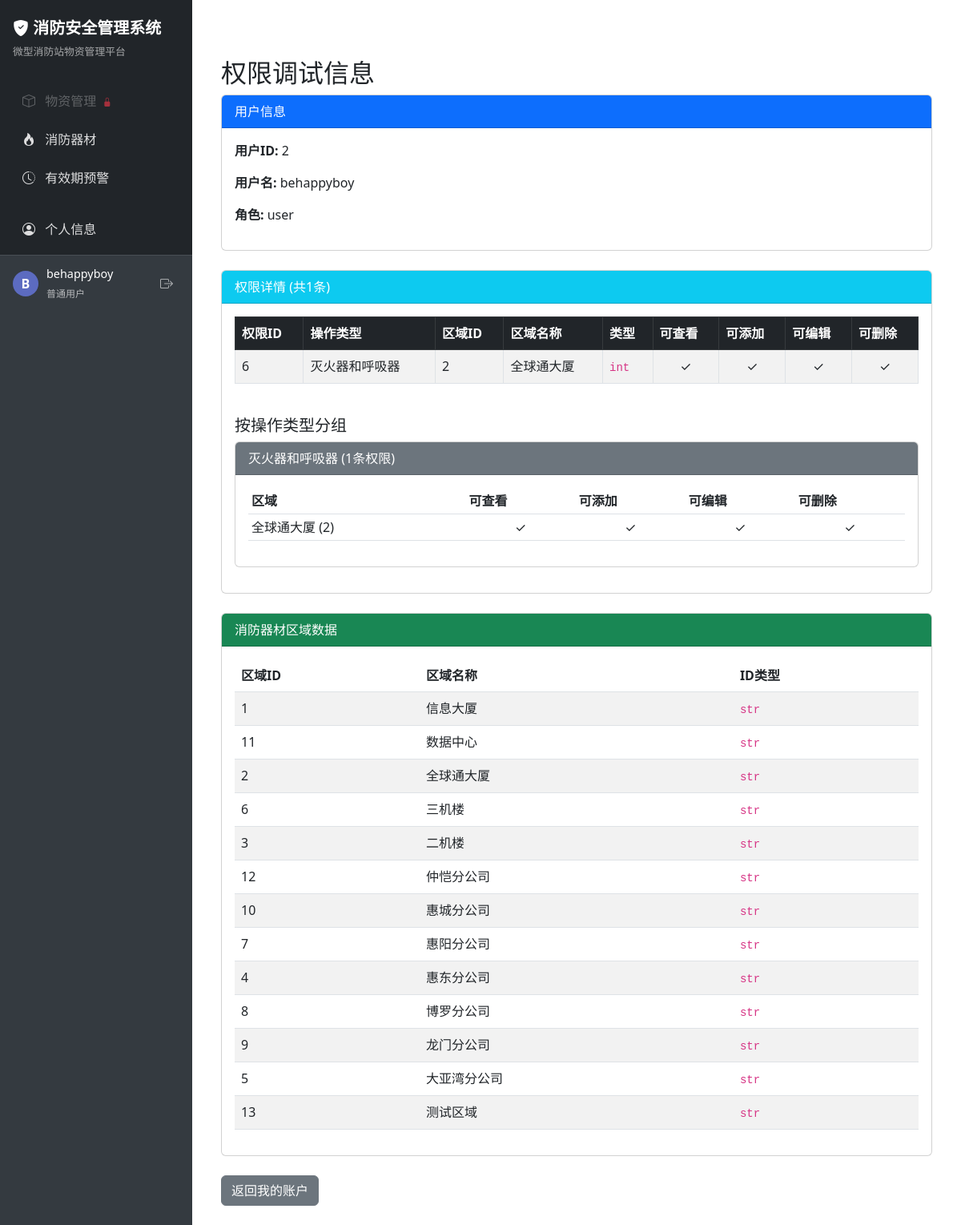
Page /auth/debug-permissions (signed in) on the earlier database version.
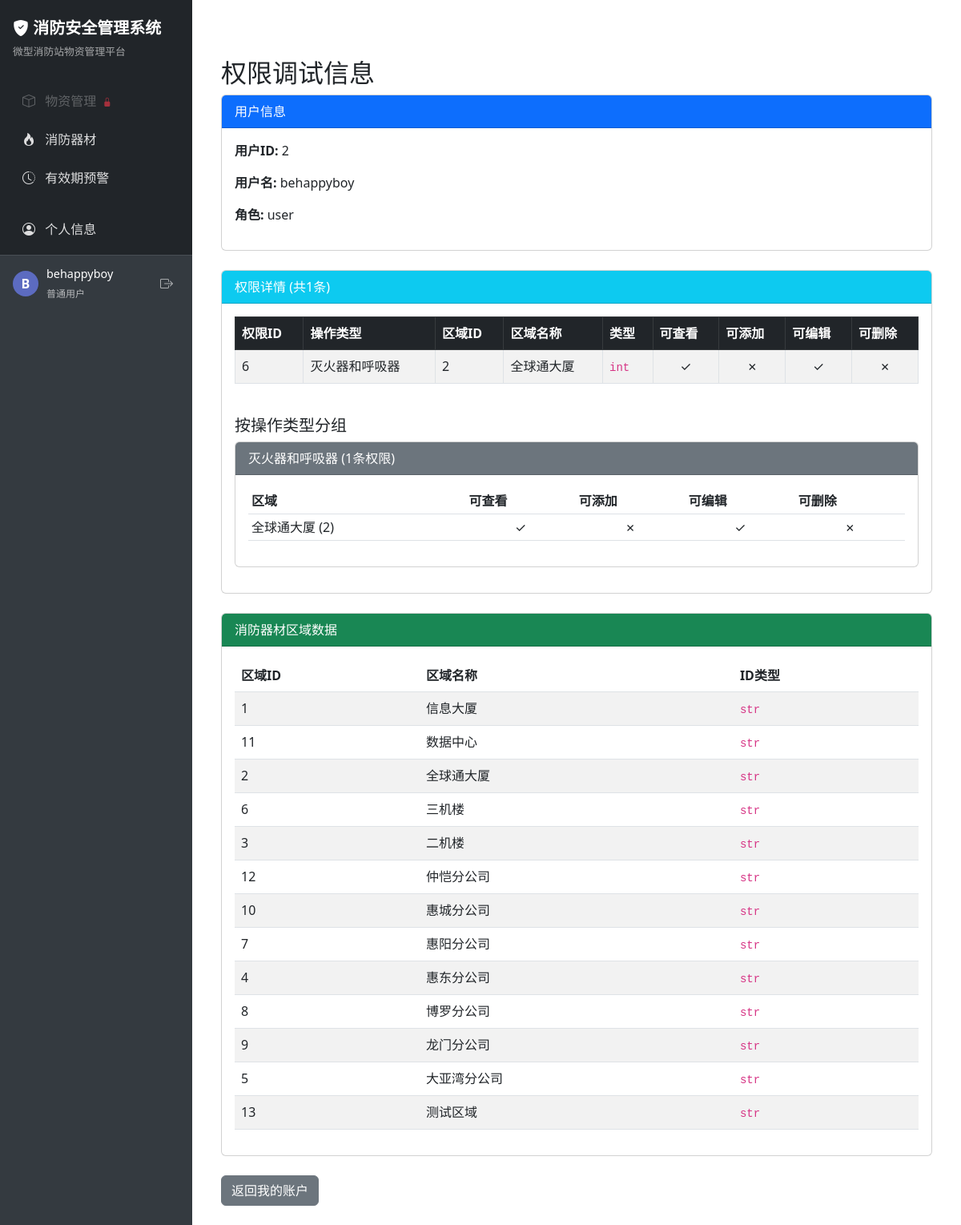
Same page on the later database version.
### app/models/user.py (models this page shows, shortened)
class Permission(db.Model):
    __tablename__ = 'permission'
    id = db.Column(db.Integer, primary_key=True)
    user_id = db.Column(db.Integer, db.ForeignKey('user.id', ondelete='CASCADE'), nullable=False)
    operation_type = db.Column(db.String(50), nullable=False)  # 操作类型：微型消防站、灭火器和呼吸器、应急灯具
    area_id = db.Column(db.String(50), nullable=False)  # 区域ID
    area_name = db.Column(db.String(100))  # 区域名称（冗余字段，方便显示）
    can_view = db.Column(db.Boolean, default=True)  # 是否可查看
    can_add = db.Column(db.Boolean, default=False)  # 是否可添加
    can_edit = db.Column(db.Boolean, default=False)  # 是否可编辑
    can_delete = db.Column(db.Boolean, default=False)  # 是否可删除

### app/routes/auth.py (the view)
@auth_bp.route('/debug-permissions')
@login_required
def debug_permissions():
    try:
        all_permissions = Permission.query.filter_by(user_id=current_user.id).all()
        print(f"调试页面 - 用户: {current_user.username}, ID: {current_user.id}")
        print(f"找到权限数量: {len(all_permissions)}")
        for p in all_permissions:
            print(f"权限 {p.id}: {p.operation_type}, 区域: {p.area_id}, 查看={p.can_view}, 添加={p.can_add}, 编辑={p.can_edit}, 删除={p.can_delete}")
        permissions_by_type = {}
        for perm in all_permissions:
            if perm.operation_type not in permissions_by_type:
                permissions_by_type[perm.operation_type] = []
            permissions_by_type[perm.operation_type].append({
                'id': perm.id,
                'area_id': perm.area_id,
                'area_name': perm.area_name,
                'can_view': perm.can_view,
                'can_add': perm.can_add,
                'can_edit': perm.can_edit,
                'can_delete': perm.can_delete
            })
        from app.models.equipment import FireEquipment
        equipment_areas = db.session.query(FireEquipment.area_code, FireEquipment.area_name).distinct().all()
        equipment_areas = [{'id': str(area[0]), 'name': area[1]} for area in equipment_areas]
        return render_template(
            'auth/debug_permissions.html',
            permissions_by_type=permissions_by_type,
            equipment_areas=equipment_areas,
            all_permissions=all_permissions  # 添加这个变量
        )
    except Exception as e:
        import traceback
        traceback.print_exc()  # 添加完整的错误跟踪
        flash(f'获取权限调试信息失败: {str(e)}', 'danger')
        return redirect(url_for('auth.my_account'))

### app/templates/auth/debug_permissions.html (shortened to what the changed rows need)
{% extends 'base.html' %}
{% block content %}
<div class="container mt-5">
    <h2>权限调试信息</h2>
    <div class="card mb-4">
        <div class="card-body">
            {% if not all_permissions %}
                <div class="alert alert-warning">用户没有任何权限</div>
            {% else %}
                <div class="table-responsive mb-4">
                    <table class="table table-bordered table-striped">
                        <thead class="table-dark">
                            <tr>
                                <th>权限ID</th>
                                <th>操作类型</th>
                                <th>区域ID</th>
                                <th>区域名称</th>
                                <th>类型</th>
                                <th>可查看</th>
                                <th>可添加</th>
                                <th>可编辑</th>
                                <th>可删除</th>
                            </tr>
                        </thead>
                        <tbody>
                            {% for perm in all_permissions %}
                            <tr>
                                <td>{{ perm.id }}</td>
                                <td>{{ perm.operation_type }}</td>
                                <td>{{ perm.area_id }}</td>
                                <td>{{ perm.area_name or '未命名区域' }}</td>
                                <td><code>{{ perm.area_id.__class__.__name__ }}</code></td>
                                <td class="text-center">{{ '✓' if perm.can_view else '✗' }}</td>
                                <td class="text-center">{{ '✓' if perm.can_add else '✗' }}</td>
                                <td class="text-center">{{ '✓' if perm.can_edit else '✗' }}</td>
                                <td class="text-center">{{ '✓' if perm.can_delete else '✗' }}</td>
                            </tr>
                            {% endfor %}
                        </tbody>
                    </table>
                </div>
                {% if permissions_by_type %}
                    {% for type_name, perms in permissions_by_type.items() %}
                        <div class="card mb-3">
                            <div class="card-header bg-secondary text-white">{{ type_name }} ({{ perms|length }}条权限)</div>
                            <div class="card-body">
                                <table class="table table-sm">
                                    <thead>
                                        <tr>
                                            <th>区域</th>
                                            <th>可查看</th>
                                            <th>可添加</th>
                                            <th>可编辑</th>
                                            <th>可删除</th>
                                        </tr>
                                    </thead>
                                    <tbody>
                                    {% for p in perms %}
                                        <tr>
                                            <td>{{ p.area_name or '未命名区域' }} ({{ p.area_id }})</td>
                                            <td class="text-center">{{ '✓' if p.can_view else '✗' }}</td>
                                            <td class="text-center">{{ '✓' if p.can_add else '✗' }}</td>
                                            <td class="text-center">{{ '✓' if p.can_edit else '✗' }}</td>
                                            <td class="text-center">{{ '✓' if p.can_delete else '✗' }}</td>
                                        </tr>
                                    {% endfor %}
                                    </tbody>
                                </table>
                            </div>
                        </div>
                    {% endfor %}
                {% endif %}
            {% endif %}
        </div>
    </div>
    <div class="card mb-4">
        <div class="card-body">
            <table class="table table-striped">
                <thead>
                    <tr>
                        <th>区域ID</th>
                        <th>区域名称</th>
                        <th>ID类型</th>
                    </tr>
                </thead>
            </table>
        </div>
    </div>
</div>
{% endblock %}

Differences in the rows shown:
changed Permission "灭火器和呼吸器": can_add "✓" → "✗"; can_delete "✓" → "✗"
